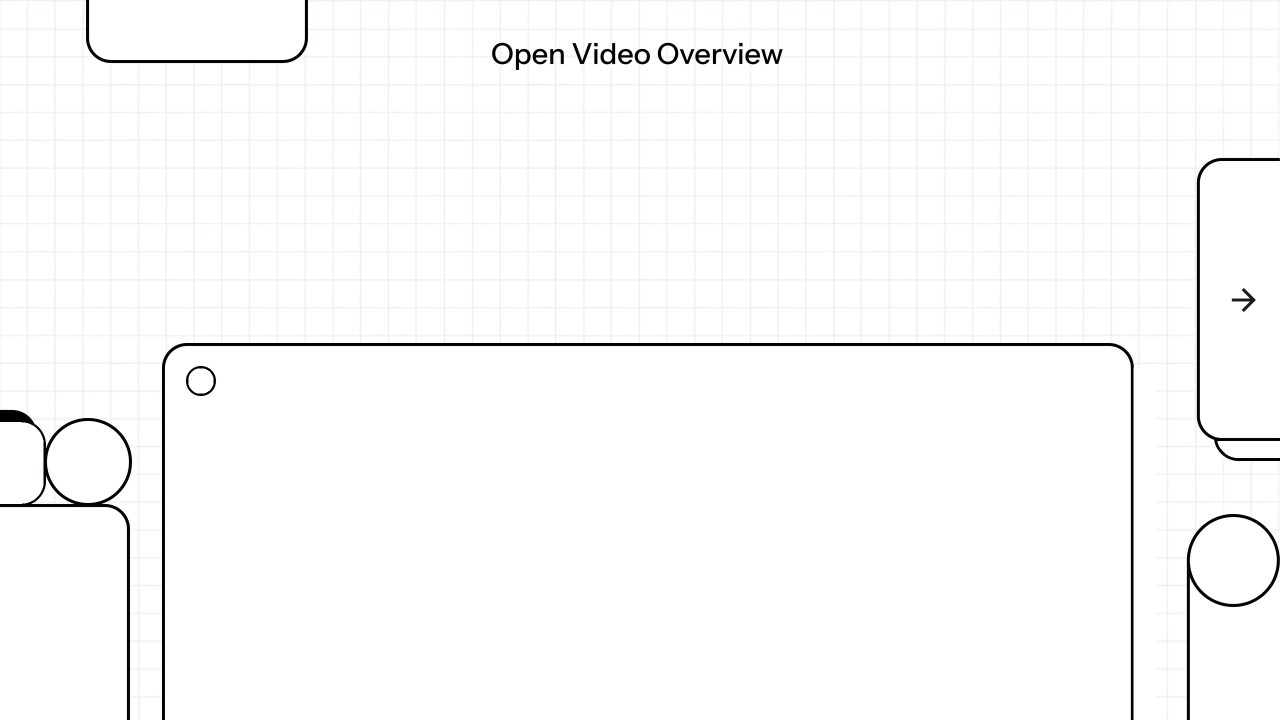
#> input picture template/opening.png, 2560 x 1440 px, found by its file name (shown at 1/2 size)
$ python tempCodeRunnerFile.py
#> lines starting #> are read from the running program, lines starting #| are printed output that depends on the picture
#> in process_slide, template_img is the input picture: PIL image 2560x1440 RGBA; mean R, G, B, A 246.9, 247, 247.2, 250.3
import os
import random
import colorsys
import re
from PIL import Image, ImageDraw, ImageFont
import textwrap

# ==============================================================================
# --- HÀM TIỆN ÍCH ---
# ==============================================================================

def hsl_to_rgb(h, s, l):
    r, g, b = colorsys.hls_to_rgb(h / 360.0, l / 100.0, s / 100.0)
    return int(r * 255), int(g * 255), int(b * 255)

# Bộ đếm toàn cục
slide_counter = 0
chapter_count = 0

def get_next_filename_with_suffix(output_dir, template_name):
    """Tạo tên file theo dạng: số_thứ_tự_tên_template.png"""
    global slide_counter
    slide_counter += 1
    filename = f"{slide_counter}_{template_name}.png"
    return os.path.join(output_dir, filename)

def load_font(font_dir, font_name, size):
    try:
        font_path = os.path.join(font_dir, font_name)
        return ImageFont.truetype(font_path, size=size)
    except (FileNotFoundError, OSError):
        print(f"⚠️ Không tìm thấy font '{font_name}', dùng font mặc định.")
        return ImageFont.load_default()

# [168 lines left out: functions parse_markdown_text, get_text_width, get_text_height, draw_rounded_rectangle, wrap_markdown_text_to_fit_width, draw_markdown_text, not called in this run]

def wrap_text_to_fit_width(text, font, max_width):
    """Hàm wrap text gốc cho text không có markdown"""
    draw_temp = ImageDraw.Draw(Image.new('RGB', (1, 1)))
    text_width = draw_temp.textbbox((0, 0), text, font=font)[2]
    if text_width <= max_width:
        text_height = draw_temp.textbbox((0, 0), text, font=font)[3]
        return [text], text_height

    words = text.split()
    lines = []
    current_line = ""

    for word in words:
        test_line = current_line + (" " if current_line else "") + word
        test_width = draw_temp.textbbox((0, 0), test_line, font=font)[2]
        if test_width <= max_width:
            current_line = test_line
        else:
            if current_line:
                lines.append(current_line)
                current_line = word
            else:
                lines.append(word)

    if current_line:
        lines.append(current_line)

    line_height = draw_temp.textbbox((0, 0), "Aa", font=font)[3]
    total_height = len(lines) * line_height * 1.2
    return lines, int(total_height)

# ==============================================================================
# --- HÀM CHÍNH ---
# ==============================================================================

def apply_background(template_image, hue):
#> called with hue = 215
    background_color = hsl_to_rgb(hue, 100, 41)
    background = Image.new('RGB', template_image.size, color=background_color)
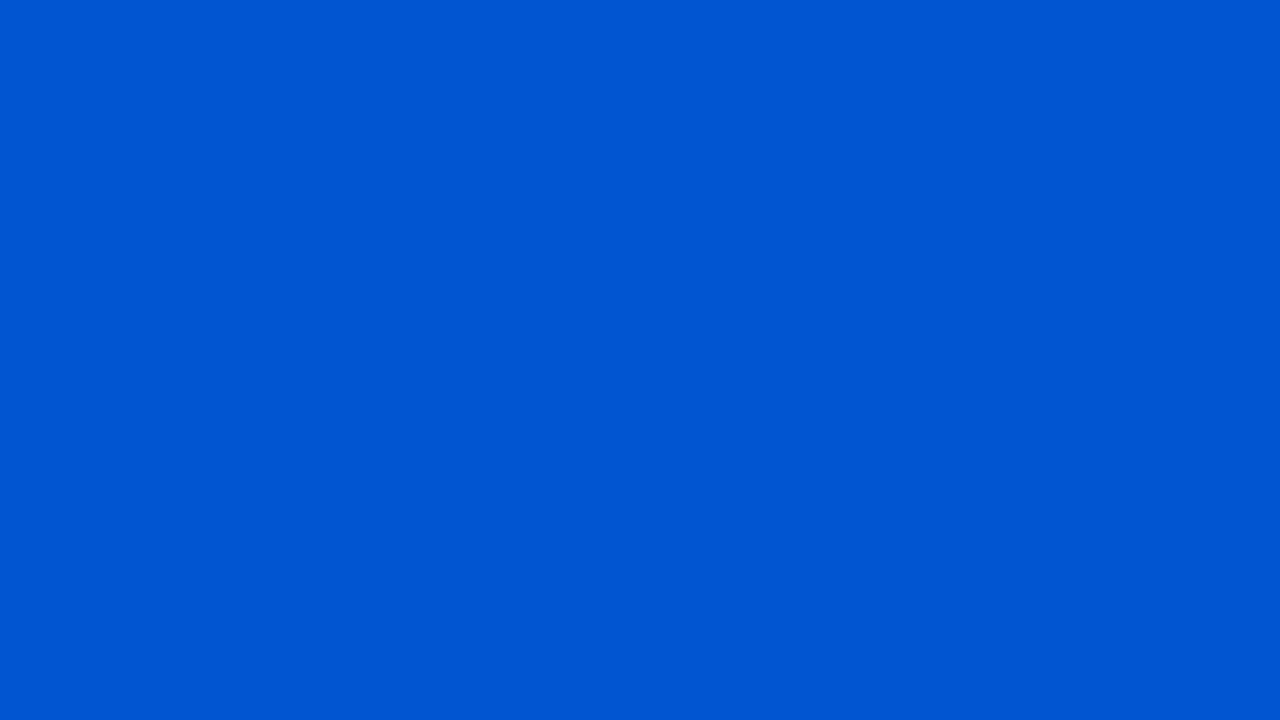
#> background: PIL image 2560x1440 RGB (shown at 1/2 size); mean R, G, B 0, 87, 209
    background.paste(template_image, (0, 0), mask=template_image)
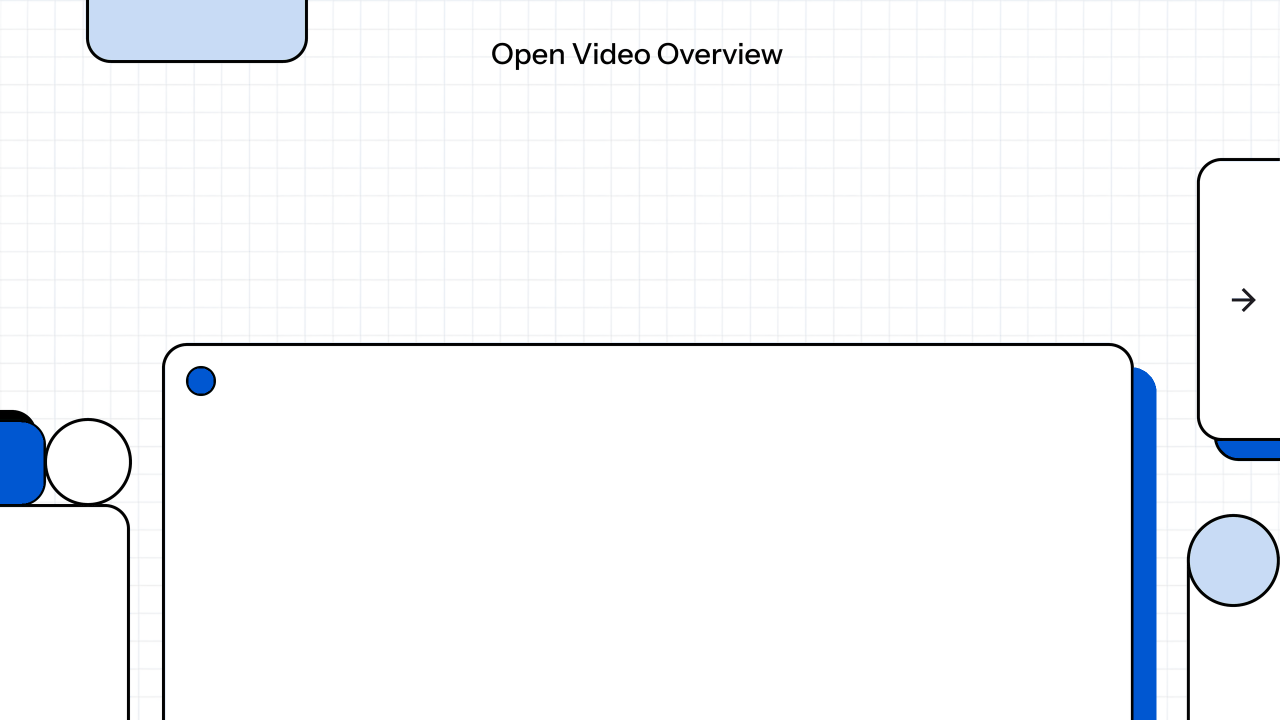
#> background: PIL image 2560x1440 RGB (shown at 1/2 size); mean R, G, B 245.7, 247.5, 249.9
    return background

def paste_emoji_image(base_img, emoji_char, pos, size, emoji_dir):
    """Dán emoji PNG vào vị trí (pos) với kích thước (size)."""
    codepoints = "-".join(f"{ord(c):x}" for c in emoji_char)
    emoji_file = os.path.join(emoji_dir, f"{codepoints}.png")

    if not os.path.exists(emoji_file):
        print(f"⚠️ Không tìm thấy emoji '{emoji_char}' ({emoji_file})")
        return base_img

    emoji_img = Image.open(emoji_file).convert("RGBA")
    emoji_img = emoji_img.resize((size, size), Image.LANCZOS)
    base_img.paste(emoji_img, pos, emoji_img)
    return base_img

def add_data_for_opening(image_to_draw_on, data, font_dir):
#> called with font_dir = 'fonts'
    title_text = data['title']
    font_for_title = load_font(font_dir, "NotoSans-Bold.ttf", 150)
    draw = ImageDraw.Draw(image_to_draw_on)
    text_position_x = image_to_draw_on.width / 2
#> text_position_x = 1280
    text_position_y = 450
    max_width = 2000
    text_lines, total_height = wrap_text_to_fit_width(title_text, font_for_title, max_width)
    start_y = text_position_y - (total_height / 2)
    line_height = draw.textbbox((0, 0), "Aa", font_for_title)[3] * 1.2
#> line_height = 170.4
    for i, line in enumerate(text_lines):
        line_y = start_y + (i * line_height)
        draw.text((text_position_x, line_y), line, fill="black", font=font_for_title, anchor="mt")
#> this loop made 1 pass
#> line_y on pass 1: 364.5
    return image_to_draw_on

def add_data_for_definition(image_to_draw_on, data, font_dir):
    definition_text = data.get('definition', '')
    term = data.get('term', '')

    font_for_term = load_font(font_dir, "NotoSans-Bold.ttf", 100)
    font_for_definition = load_font(font_dir, "NotoSans-Regular.ttf", 60)
    draw = ImageDraw.Draw(image_to_draw_on)

    emoji_char = data.get('emoji', '😀')
    emoji_dir = "emojis"
    emoji_size = 300
    emoji_x = 1900
    emoji_y = int(image_to_draw_on.height / 2 - 300)
    image_to_draw_on = paste_emoji_image(image_to_draw_on, emoji_char, (emoji_x, emoji_y), emoji_size, emoji_dir)

    term_x = 250
    term_y = 300
    draw.text((term_x, term_y), term, fill="black", font=font_for_term, anchor="lt")

    def_x = 250
    def_y = 500
    max_width = 1400
    def_lines, _ = wrap_text_to_fit_width(definition_text, font_for_definition, max_width)
    line_height = draw.textbbox((0, 0), "Aa", font_for_definition)[3] * 1.3

    for i, line in enumerate(def_lines):
        line_y = def_y + (i * line_height)
        draw.text((def_x, line_y), line, fill="black", font=font_for_definition, anchor="lt")

    return image_to_draw_on

# [29 lines left out: functions add_data_for_chapter, add_data_for_quote, not called in this run]

def add_data_for_question(image_to_draw_on, data, font_dir):
    title_text = data['title']
    font_for_title = load_font(font_dir, "NotoSans-Bold.ttf", 150)
    draw = ImageDraw.Draw(image_to_draw_on)
    text_position_x = image_to_draw_on.width / 2
    text_position_y = 450
    max_width = 2000
    text_lines,_ = wrap_text_to_fit_width(title_text, font_for_title, max_width)
    line_height = draw.textbbox((0, 0), "Aa", font_for_title)[3] * 1.2
    for i, line in enumerate(text_lines):
        line_y = text_position_y + (i * line_height)
        draw.text((text_position_x, line_y), line, fill="black", font=font_for_title, anchor="mt")
    return image_to_draw_on

# [50 lines left out: function add_data_for_side_by_side, not called in this run]

# ==============================================================================
# --- XỬ LÝ SLIDE ---
# ==============================================================================

def process_slide(template_file, data, template_dir, font_dir, output_dir, random_hue=random.randint(0, 360)):
    global chapter_count

    template_name_no_ext = os.path.splitext(template_file)[0]

    # Nếu là chapter thì thay bằng chapter_X.png
    if template_name_no_ext == "chapter":
        chapter_count += 1
        chapter_img_name = f"chapter_{chapter_count}.png"
        template_path = os.path.join(template_dir, chapter_img_name)
    else:
        template_path = os.path.join(template_dir, template_file)

    try:
        template_img = Image.open(template_path).convert('RGBA')
    except FileNotFoundError:
        print(f"❌ Không tìm thấy template '{template_path}'")
        return False

    image_with_background = apply_background(template_img, random_hue)

    if template_name_no_ext == "opening":
        final_image = add_data_for_opening(image_with_background, data, font_dir)
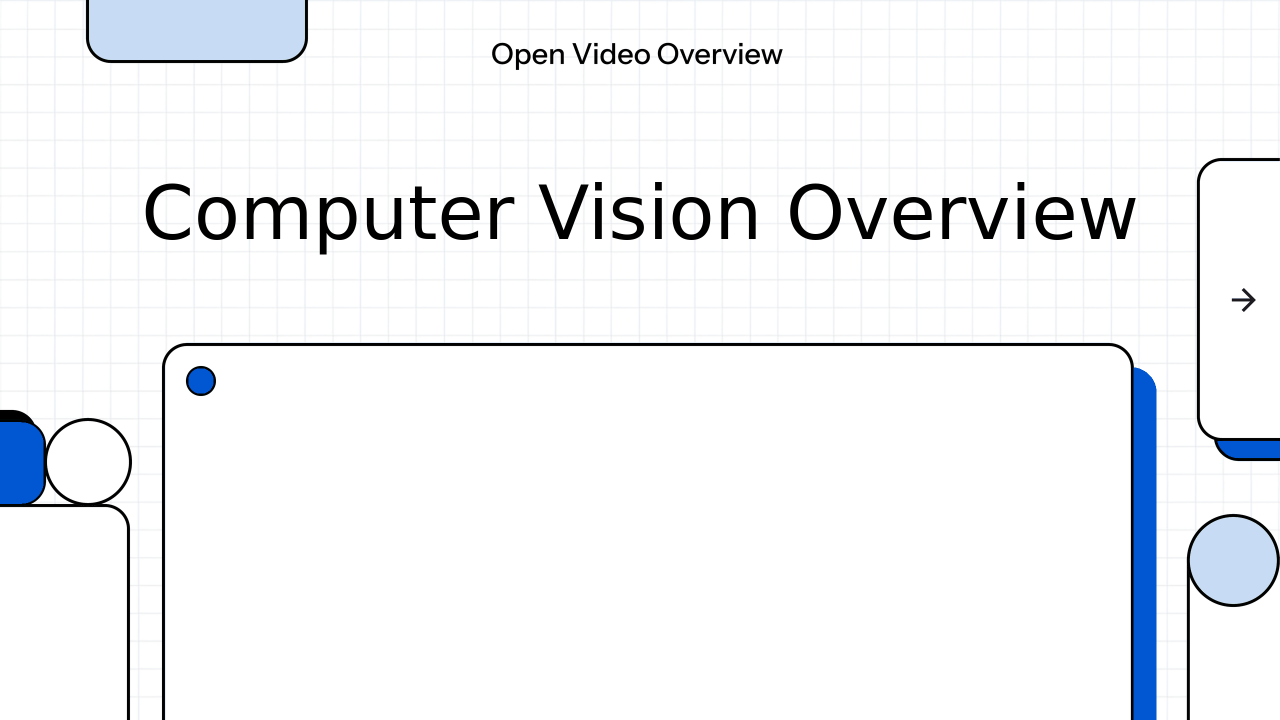
#> final_image: PIL image 2560x1440 RGB (shown at 1/2 size); mean R, G, B 241.7, 243.5, 245.9
    elif template_name_no_ext == "definition":
        final_image = add_data_for_definition(image_with_background, data, font_dir)
    elif template_name_no_ext == "chapter":
        final_image = add_data_for_chapter(image_with_background, data, font_dir)
    elif template_name_no_ext == "quote":
        final_image = add_data_for_quote(image_with_background, data, font_dir)
    elif template_name_no_ext == "question":
        final_image = add_data_for_question(image_with_background, data, font_dir)
    elif template_name_no_ext == "side_by_side":
        final_image = add_data_for_side_by_side(image_with_background, data, font_dir)
    else:
        final_image = image_with_background

    os.makedirs(output_dir, exist_ok=True)
    output_filename = get_next_filename_with_suffix(output_dir, template_name_no_ext)
#> pass 3 of the loop `for slide_config in slides_data:`:
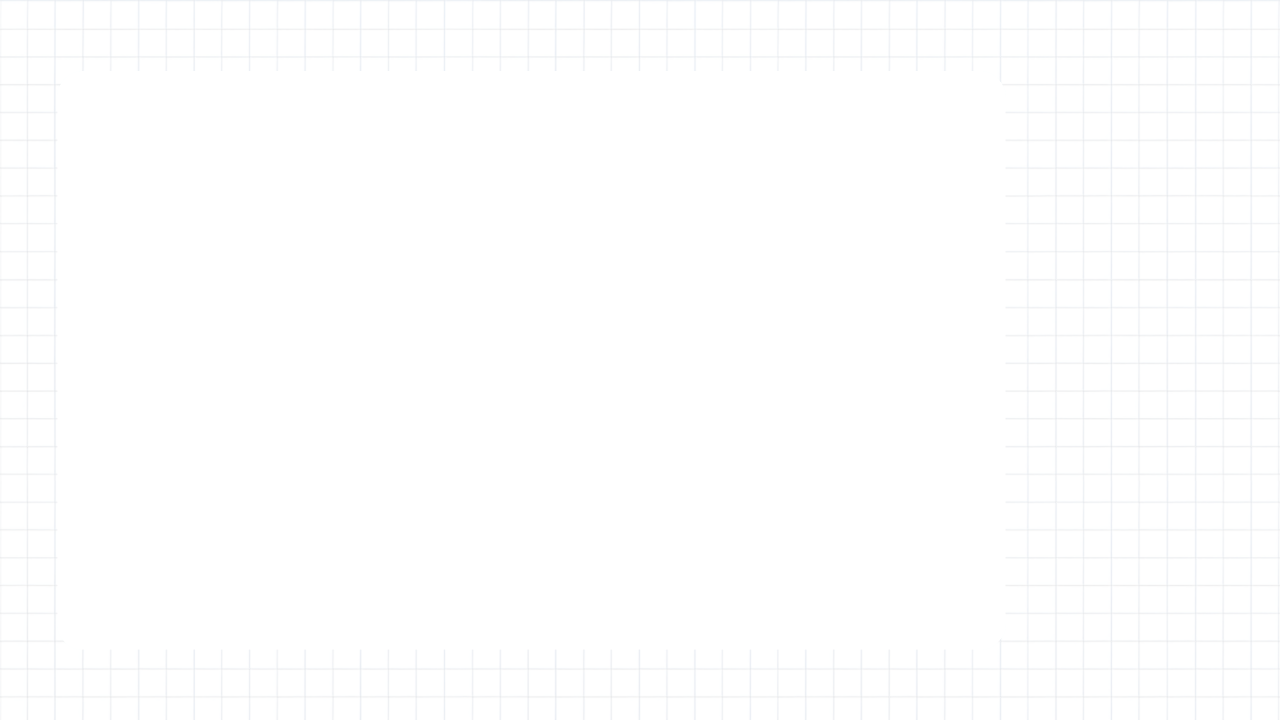
#> input picture template/definition.png, 2560 x 1440 px, found by its file name (shown at 1/2 size)
#> in process_slide, template_img is the input picture: PIL image 2560x1440 RGBA; mean R, G, B, A 102.7, 102.8, 102.9, 103.4
#> in apply_background (call 2), `background.paste(template_image, (0, 0), mask=template_image)`:
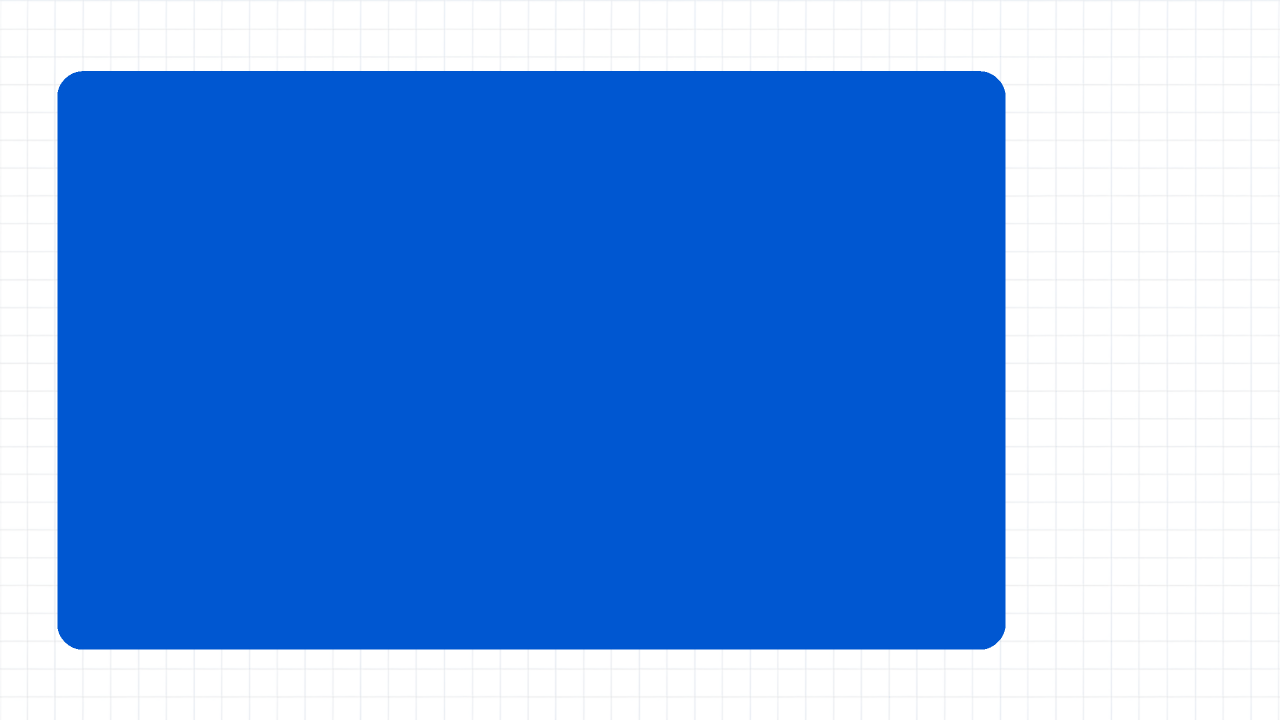
#> background: PIL image 2560x1440 RGB (shown at 1/2 size); mean R, G, B 102.7, 154.5, 227.1
#> definition_text = 'định nghĩa bla bla '
#> term = 'Nội dung'
#> emoji_char = '😀'
#> def_lines = ['định nghĩa bla bla ']
#> in add_data_for_definition, `line_height = draw.textbbox((0, 0), "Aa", font_for_definition)[3] * 1.3`: line_height = 74.1
#> the loop in add_data_for_definition, `for i, line in enumerate(def_lines):` made 1 pass
#> (line, line_y) on pass 1: ('định nghĩa bla bla ', 500)
#> output_filename = 'output/2_definition.png'
#| ✅ Đã lưu 'output/2_definition.png'
#> the loop made 7 passes; the first 3 are shown
    final_image.save(output_filename)
    print(f"✅ Đã lưu '{output_filename}'")
    return True

# ==============================================================================
# --- CHẠY CHÍNH ---
# ==============================================================================

if __name__ == "__main__":
    TEMPLATE_DIR = "templates"
    OUTPUT_DIR = "output"
    FONT_DIR = "fonts"

    slides_data = [
        {
            "template": "opening.png",
            "data": {
                "title": "Computer Vision Overview",
            }
        },
        {
            "template": "chapter.png",
            "data": {
                "title": "Giới thiệu về Computer Vision",
            }
        },
        {
            "template": "definition.png",
            "data": {
                "emoji": "😀",
                "term": "Nội dung",
                "definition": "định nghĩa bla bla "
            }
        },
        {
            "template": "chapter.png",
            "data": {
                "title": "Các kỹ thuật",
            }
        },
        {
            "template": "quote.png",
            "data": {
                "title": "The task is to build a CNN model to classify handwritten images into the digits 0 through 9.",
            }
        },
        {
            "template": "question.png",
            "data": {
                "title": "Làm thế nào để cải thiện độ chính xác của mô hình CNN?",
            }
        },
        {
            "template": "side_by_side.png",
            "data": {
                "left": {
                    "emoji": "🔢",
                    "content": "**Vòng lặp for:** Use when the number of repetitions is **known,**"
                },
                "right": {
                    "emoji": "🧐",
                    "content": "**Vòng lặp while**: Use when the number of repetitions is **unknown**"
                }
            }
        },
    ]

    successful_slides = 0
    random_hue = random.randint(0, 360)
    for slide_config in slides_data:
        if process_slide(slide_config["template"], slide_config["data"], TEMPLATE_DIR, FONT_DIR, OUTPUT_DIR, random_hue):
            successful_slides += 1

    print(f"Hoàn tất: {successful_slides}/{len(slides_data)} slide.")
